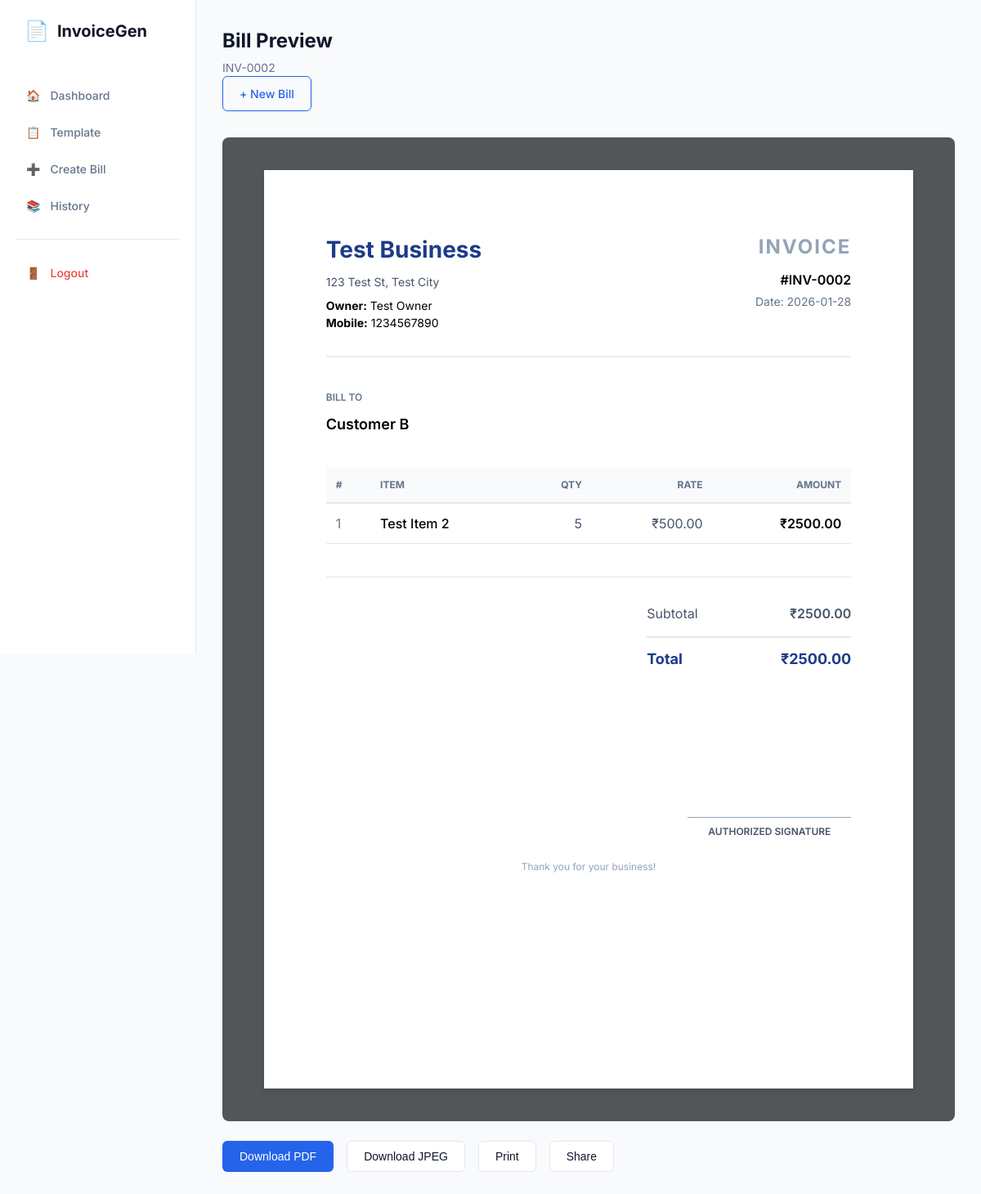
The app's page /bill/preview/5 (signed in) with its own data.
### tables this page shows
CREATE TABLE bills (
            id INTEGER PRIMARY KEY AUTOINCREMENT,
            user_id INTEGER NOT NULL,
            template_id INTEGER,
            bill_number TEXT,
            customer_name TEXT NOT NULL,
            customer_mobile TEXT,
            customer_address TEXT,
            items_json TEXT,
            subtotal REAL,
            gst_enabled INTEGER DEFAULT 0,
            gst_percentage REAL,
            gst_amount REAL,
            total REAL,
            bill_date TEXT,
            created_at TIMESTAMP DEFAULT CURRENT_TIMESTAMP,
            FOREIGN KEY (user_id) REFERENCES users (id),
            FOREIGN KEY (template_id) REFERENCES templates (id)
        );

CREATE TABLE templates (
            id INTEGER PRIMARY KEY AUTOINCREMENT,
            user_id INTEGER NOT NULL,
            business_name TEXT NOT NULL,
            business_address TEXT NOT NULL,
            owner_name TEXT NOT NULL,
            mobile TEXT NOT NULL,
            gst_number TEXT,
            default_date TEXT,
            logo_path TEXT,
            signature_path TEXT,
            stamp_upload_path TEXT,
            stamp_data TEXT,
            stamp_type TEXT,
            stamp_business_name TEXT,
            stamp_place TEXT,
            created_at TIMESTAMP DEFAULT CURRENT_TIMESTAMP,
            FOREIGN KEY (user_id) REFERENCES users (id)
        );

### app.py (the view)
@app.route('/bill/preview/<int:bill_id>')
@login_required
def preview_bill(bill_id):
    user = get_current_user()
    db = get_db()
    bill = db.execute('SELECT * FROM bills WHERE id = ? AND user_id = ?',
                     (bill_id, user['id'])).fetchone()
    if not bill:
        db.close()
        return redirect(url_for('history'))
    template = db.execute('SELECT * FROM templates WHERE id = ?', (bill['template_id'],)).fetchone()
    items = json.loads(bill['items_json']) if bill['items_json'] else []
    db.close()
    return render_template('preview.html', bill=bill, template=template, items=items)

### app.py (called while the page is built)
def get_db():
    db = sqlite3.connect('invoice.db')
    db.row_factory = sqlite3.Row
    return db

### auth.py (called while the page is built)
def get_db():
    db = sqlite3.connect('invoice.db')
    db.row_factory = sqlite3.Row
    return db

def login_required(f):
    @wraps(f)
    def decorated_function(*args, **kwargs):
        if 'user_id' not in session:
            flash('Please login to access this page', 'warning')
            return redirect(url_for('login'))
        db = get_db()
        user = db.execute('SELECT * FROM users WHERE id = ?', (session['user_id'],)).fetchone()
        db.close()
        if not user:
            session.clear()
            flash('User not found', 'error')
            return redirect(url_for('login'))
        if not user['is_approved']:
            return redirect(url_for('pending_approval'))
        if not user['is_active']:
            session.clear()
            flash('Your account has been deactivated', 'error')
            return redirect(url_for('login'))
        return f(*args, **kwargs)
    return decorated_function

def get_current_user():
    if 'user_id' not in session:
        return None
    db = get_db()
    user = db.execute('SELECT * FROM users WHERE id = ?', (session['user_id'],)).fetchone()
    db.close()
    return user

### templates/preview.html (shortened to what this page needs)
{% extends 'base.html' %}
{% block content %}
<link rel="stylesheet" href="{{ url_for('static', filename='css/print.css') }}">
<div class="page-header">
    <div class="page-header-row">
        <div>
            <h1 class="page-title">Bill Preview</h1>
            <p class="page-subtitle">{{ bill.bill_number }}</p>
        </div>
        <a href="{{ url_for('create_bill') }}" class="btn btn-outline">
            + New Bill
        </a>
    </div>
</div>
<div class="bill-preview-wrapper">
    <div class="bill-preview invoice-page" id="billPreview">
        <div class="bill-header bill-header-section"
            style="display: flex; gap: 30px; margin-bottom: 40px; padding-bottom: 30px; border-bottom: 2px solid #eee;">
            <div style="flex: 1;">
                <h1 style="font-size: 28px; font-weight: 700; color: #1e3a8a; margin-bottom: 8px;">{{
                    template.business_name }}</h1>
                <p style="color: #475569; font-size: 14px; margin-bottom: 4px; max-width: 300px;">{{
                    template.business_address }}</p>
                <div style="font-size: 14px; margin-top: 8px;">
                    <p><strong>Owner:</strong> {{ template.owner_name }}</p>
                    <p><strong>Mobile:</strong> {{ template.mobile }}</p>
                </div>
            </div>
            <div style="text-align: right;">
                <div style="font-size: 24px; font-weight: 700; color: #94a3b8; letter-spacing: 2px;">INVOICE</div>
                <div style="margin-top: 10px;">
                    <p style="font-size: 16px; font-weight: 600;">#{{ bill.bill_number }}</p>
                    <p style="color: #64748b; font-size: 14px; margin-top: 4px;">Date: {{ bill.bill_date if
                        bill.bill_date else bill.created_at[:10] }}</p>
                </div>
            </div>
        </div>
        <div class="customer-section" style="margin-bottom: 40px;">
            <p
                style="color: #64748b; font-size: 12px; font-weight: 600; text-transform: uppercase; margin-bottom: 10px;">
                Bill To</p>
            <h3 style="font-size: 18px; font-weight: 600; margin-bottom: 8px;">{{ bill.customer_name }}</h3>
        </div>
        <div class="items-section">
            <table style="width: 100%; border-collapse: collapse; margin-bottom: 40px;">
                <thead style="background: #f8fafc; border-bottom: 2px solid #e2e8f0;">
                    <tr>
                        <th
                            style="text-align: left; padding: 12px; color: #64748b; font-size: 12px; text-transform: uppercase;">
                            #</th>
                        <th
                            style="text-align: left; padding: 12px; color: #64748b; font-size: 12px; text-transform: uppercase;">
                            Item</th>
                        <th
                            style="text-align: right; padding: 12px; color: #64748b; font-size: 12px; text-transform: uppercase;">
                            Qty</th>
                        <th
                            style="text-align: right; padding: 12px; color: #64748b; font-size: 12px; text-transform: uppercase;">
                            Rate</th>
                        <th
                            style="text-align: right; padding: 12px; color: #64748b; font-size: 12px; text-transform: uppercase;">
                            Amount</th>
                    </tr>
                </thead>
                <tbody>
                    {% for item in items %}
                    <tr class="items-table-row" style="border-bottom: 1px solid #e2e8f0;">
                        <td style="padding: 12px; color: #64748b;">{{ loop.index }}</td>
                        <td style="padding: 12px; font-weight: 500;">{{ item.name }}</td>
                        <td style="padding: 12px; text-align: right; color: #475569;">{{ item.quantity|int }}</td>
                        <td style="padding: 12px; text-align: right; color: #475569;">₹{{ "%.2f"|format(item.rate) }}
                        </td>
                        <td style="padding: 12px; text-align: right; font-weight: 600;">₹{{ "%.2f"|format(item.amount)
                            }}
                        </td>
                    </tr>
                    {% endfor %}
                </tbody>
            </table>
        </div>
        <div class="totals-and-signature">
            <div class="totals-section" style="display: flex; justify-content: flex-end; margin-bottom: 60px;">
                <div style="min-width: 250px;">
                    <div style="display: flex; justify-content: space-between; padding: 8px 0; color: #475569;">
                        <span>Subtotal</span>
                        <span style="font-weight: 600;">₹{{ "%.2f"|format(bill.subtotal) }}</span>
                    </div>
                    <div
                        style="display: flex; justify-content: space-between; padding: 12px 0; border-top: 2px solid #e2e8f0; margin-top: 8px; font-size: 18px; color: #1e3a8a; font-weight: 700;">
                        <span>Total</span>
                        <span>₹{{ "%.2f"|format(bill.total) }}</span>
                    </div>
                </div>
            </div>
            <div class="signature-section"
                style="position: relative; margin-top: 60px; height: 120px; display: flex; justify-content: flex-end;">
                <div style="width: 200px; text-align: center; position: relative;">
                    <div
                        style="position: relative; height: 100px; width: 100%; display: flex; align-items: flex-end; justify-content: center; margin-bottom: 8px;">
                        {% set is_circle = template.stamp_type == 'circle' %}
                    </div>
                    <div style="border-top: 1px solid #94a3b8; padding-top: 8px;">
                        <p style="font-size: 12px; font-weight: 600; color: #475569; text-transform: uppercase;">
                            Authorized
                            Signature</p>
                    </div>
                </div>
            </div>
        </div>
        <div style="margin-top: 40px; text-align: center; color: #94a3b8; font-size: 12px;">
            <p>Thank you for your business!</p>
        </div>
    </div>
</div>
<div class="export-actions" style="display: flex; gap: 16px; flex-wrap: wrap;">
    <button class="btn btn-primary" onclick="downloadPDF()">Download PDF</button>
    <button class="btn btn-secondary" onclick="downloadJPEG()">Download JPEG</button>
    <button class="btn btn-secondary" onclick="printBill()">Print</button>
    <button class="btn btn-secondary" onclick="shareBill()">Share</button>
</div>
{% endblock %}

### static/css/style.css (style rules this page uses)
:root { --bg-primary: #f8fafc; --bg-secondary: #ffffff; --bg-card: #ffffff; --bg-input: #ffffff; --brand-primary: #2563eb; --brand-dark: #1e40af; --brand-light: #dbeafe; --text-primary: #0f172a; --text-secondary: #64748b; --text-muted: #94a3b8; --border-color: #e2e8f0; --border-focus: #2563eb; --success: #10b981; --success-bg: #dcfce7; --warning: #f59e0b; --warning-bg: #fef3c7; --error: #ef4444; --error-bg: #fee2e2; --radius-sm: 4px; --radius-md: 6px; --radius-lg: 8px; --shadow-sm: 0 1px 2px 0 rgba(0, 0, 0, 0.05); --shadow-md: 0 4px 6px -1px rgba(0, 0, 0, 0.1); --font-family: 'Inter', system-ui, -apple-system, sans-serif; }
*, *::before, *::after { box-sizing: border-box; margin: 0; padding: 0; }
body { font-family: var(--font-family); background: var(--bg-primary); color: var(--text-primary); line-height: 1.5; -webkit-font-smoothing: antialiased; }
a { text-decoration: none; color: inherit; }
.page-header { margin-bottom: 32px; }
.page-title { font-size: 24px; font-weight: 700; margin-bottom: 4px; }
.page-subtitle { color: var(--text-secondary); font-size: 14px; }
.btn { display: inline-flex; align-items: center; justify-content: center; gap: 8px; padding: 10px 20px; border-radius: var(--radius-md); font-weight: 500; font-size: 14px; cursor: pointer; border: 1px solid transparent; transition: all 0.2s; }
.btn-primary { background: var(--brand-primary); color: white; }
.btn-secondary { background: white; border-color: var(--border-color); color: var(--text-primary); }
.btn-outline { background: transparent; border-color: var(--brand-primary); color: var(--brand-primary); }
.totals-section { margin-top: 24px; border-top: 1px solid var(--border-color); padding-top: 24px; }
.bill-preview-wrapper { background: #525659; padding: 40px; border-radius: var(--radius-lg); margin-bottom: 24px; overflow-x: auto; }
.bill-preview { background: white; width: 210mm; min-height: 297mm; padding: 20mm; margin: 0 auto; box-shadow: 0 4px 6px rgba(0, 0, 0, 0.1); position: relative; color: #000; }

### static/css/print.css (style rules this page uses)
.invoice-page { position: relative; background: white; width: 210mm; min-height: 297mm; padding: 20mm; margin: 0 auto; box-shadow: 0 4px 6px rgba(0, 0, 0, 0.1); }
.bill-header-section { margin-bottom: 20px; }
.customer-section { margin-bottom: 20px; }
.items-section { flex: 1; margin-bottom: 20px; }
.totals-section { margin-bottom: 20px; }
.signature-section { margin-top: auto; page-break-inside: avoid; break-inside: avoid; }
.totals-and-signature { page-break-inside: avoid; break-inside: avoid; }
.items-table-row { page-break-inside: avoid; break-inside: avoid; }
tr { page-break-inside: avoid; break-inside: avoid; }

### records on screen
bills: bill_number "INV-0002", bill_date "2026-01-28", customer_name "Customer B", subtotal "2500.00", total "2500.00"
templates: business_name "Test Business", business_address "123 Test St, Test City", owner_name "Test Owner", mobile "1234567890"

### other values on screen
{{ item.name }} "Test Item 2"
{{ item.quantity|int }} "5"
{{ "%.2f"|format(item.rate) }} "500.00"
{{ "%.2f"|format(item.amount) }} "2500.00"
